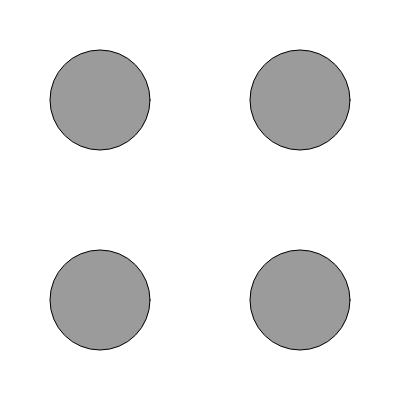
Frame 1 (no input)
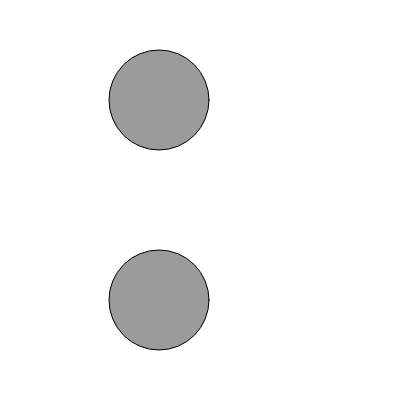
Frame 60 (no input)
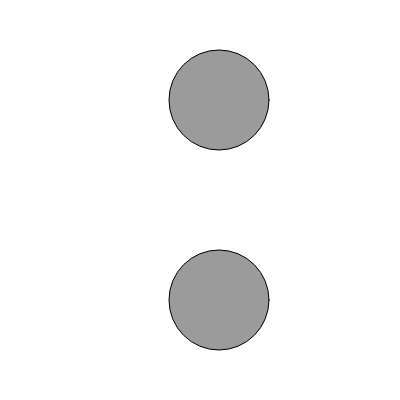
Frame 120 (the mouse pressed at the canvas centre since frame 60)

The p5.js sketch that drew these frames (run headless with seeded random() and noise() and a simulated clock; from frame 60 on, the mouse is pressed at the canvas centre):

// p5.js sketch
// ── sketch.js
var circleX;
var circleY;

function setup() { 
  createCanvas(400, 400);
  smooth();
  circleX = width/4;
  circleY = height/4;
} 

function draw() { 
 	background(255);
  ellipseMode(CENTER);
  
  stroke(0);
  fill(155);
  ellipse(circleX, circleY, 100, 100);
  ellipse(circleX, 3*circleY, 100, 100);
  ellipse(3*circleX, 3*circleY, 100, 100);
  ellipse(3*circleX, circleY, 100, 100);
  
  circleX = circleX + 1;
}
